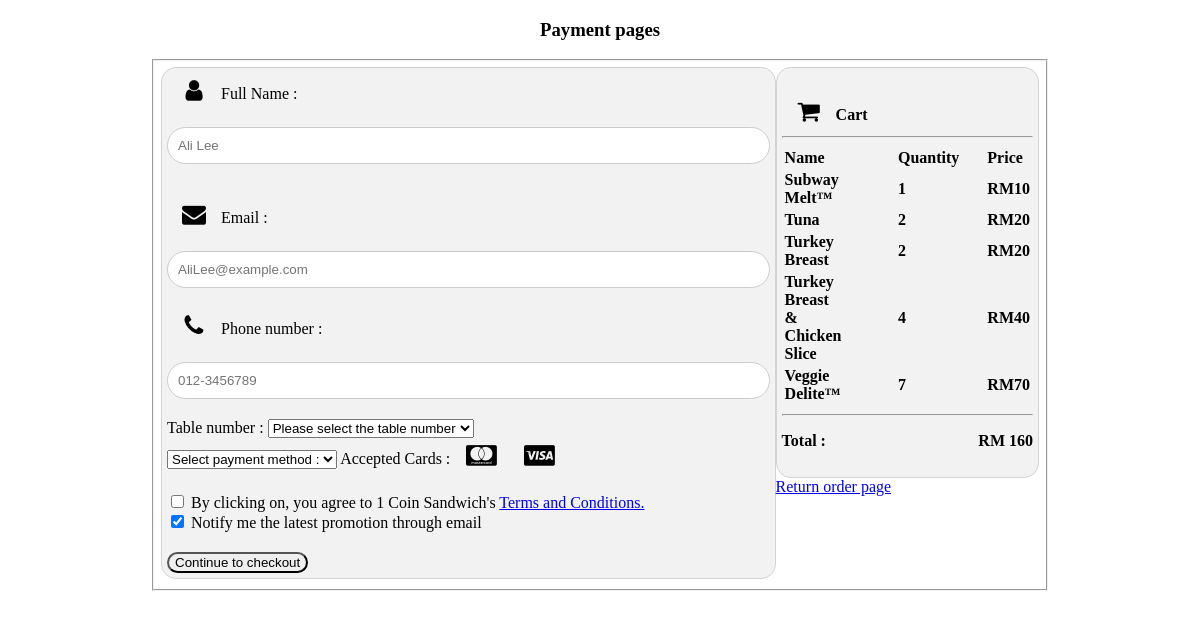
The app's page /payment.php, older data.
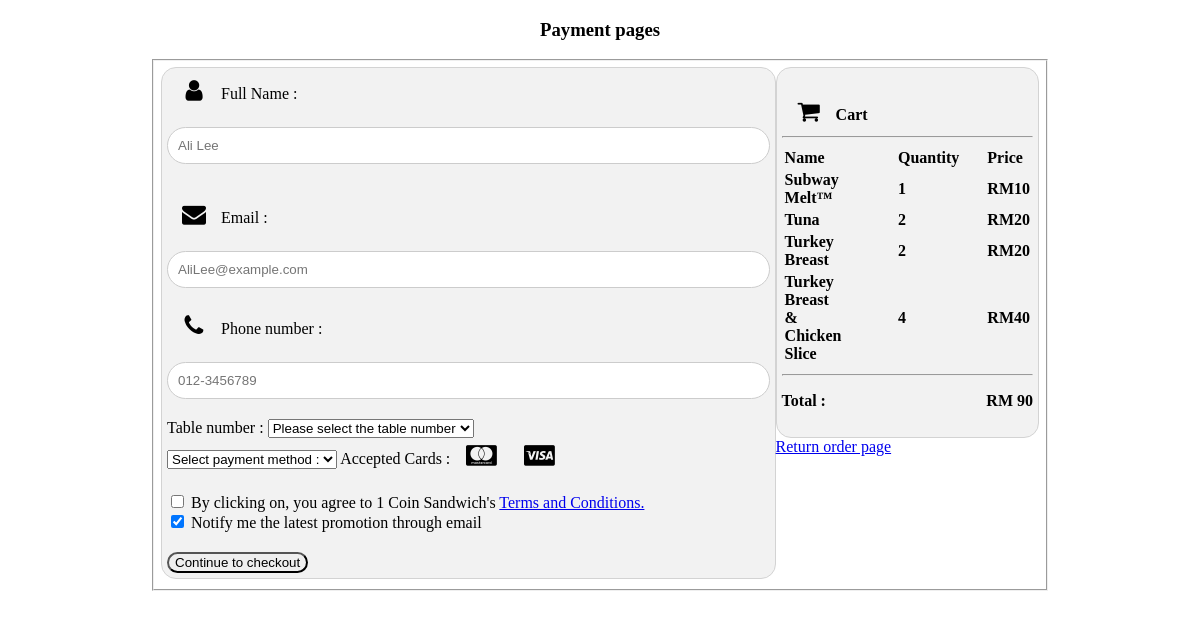
The same page, newer data.
### tables this page shows
CREATE TABLE `orders` (
  `order_ID` int(30) NOT NULL,
  `Food_ID` int(30) NOT NULL,
  `foodname` varchar(30) NOT NULL,
  `price` int(30) NOT NULL,
  `quantity` int(30) NOT NULL,
  `username` varchar(30) NOT NULL
);

### payment.php (the view, shortened to what this page needs)
<?php include("config.php");
                    $email = $_GET['email'];
                    ?>
<!DOCTYPE html>
<html lang="en">
<head>
    <link rel="stylesheet" href="https://cdnjs.cloudflare.com/ajax/libs/font-awesome/4.7.0/css/font-awesome.min.css">
</head>
<body>
    <div class="middle">
        <h3>Payment pages</h3>
        <fieldset>
            <div class="row">
                <div class="box">
                    <form name="from1"  method="post" action=""  >
                        <label for="fname" ><i class="fa fa-user"></i>Full Name :</label>
                        <input type="text" name="Fullname" placeholder="Ali Lee">
                        <label for="email"><i class="fa fa-envelope"></i>Email : </label>
                        <input type="text" name="Email" placeholder="AliLee@example.com">
                        <label for="fname"><i class="fa fa-phone"></i>Phone number :</label>
                        <input type="text" name="Phonenumber" placeholder="012-3456789">
                        <label for="fname" >Table number :</label>
                        <select name="tableno" >
                            <option value="0">Please select the table number</option>
                        </select>
                        <div class="selection">
                            <select name="choice">
                                <option value="0">Select payment method :</option>
                            </select>
                            <label>Accepted Cards :
                            <i class="fa fa-cc-mastercard"></i>
                            <i class="fa fa-cc-visa"></i>
                            </label><br>
                        </div>
                        <label>
                            <input type="checkbox" name="tick" > By clicking on, you agree to 1 Coin Sandwich's <a href="#"> Terms and Conditions.</a><br>
                            <input type="checkbox" checked="checked"> Notify me the latest promotion through email<br>
                        </label>
                        <input type="submit" name="saveas" value="Continue to checkout" class="botton">
                    </form>
                </div>
                <div class="box2">
                    <h4><i class="fa fa-shopping-cart"></i>Cart <span class="price" style="color:black"> </span>
                    <table>
                        <hr>
                    <?php
                    $sql = "SELECT * FROM orders";
                    $result = mysqli_query($conn,$sql);
                    $total=0;
                    ?>
                    <tr>
                    <td>Name </td>
                    <td>&nbsp;&nbsp;&nbsp;&nbsp;&nbsp;</td>
                    <td>&nbsp;&nbsp;&nbsp;&nbsp;&nbsp;</td>
                    <td>Quantity</td>
                    <td>&nbsp;&nbsp;&nbsp;&nbsp;&nbsp;</td>
                    <td>Price</td>
                    </tr>
                    <?php
                    while($row = mysqli_fetch_array($result))
                    {
                        $p=$row["price"];
                        $q=$row["quantity"];
                    $subtotal=$p*$q;
                    $total =  $total + $subtotal;
                    ?>
                    <tr>
                    <td><?php echo $row["foodname"]; ?></td>
                    <td>&nbsp;&nbsp;&nbsp;&nbsp;&nbsp;</td>
                    <td>&nbsp;&nbsp;&nbsp;&nbsp;&nbsp;</td>
                    <td><?php echo $row["quantity"]; ?></td>
                    <td>&nbsp;&nbsp;&nbsp;</td>
                    <td>RM<?php echo $subtotal; ?></td>
                    </tr>
                    <?php
                    }
                    ?>
                    </table>
                    <hr>
                    <p>Total :<span class="price" style="color:black"><b>RM <?php echo $total;?></b></span></p>
                </div>
            </div>
            <p><a href="order.php?email=<?php echo $email?>">Return order page</p></a>
        </fieldset>
    </div>
</body>
</html>

Row changes from the older to the newer data that the page shows:
removed orders: foodname "Veggie Delite™", quantity "7", subtotal "70"
Text that changed along with them:
$total: "160" → "90"
